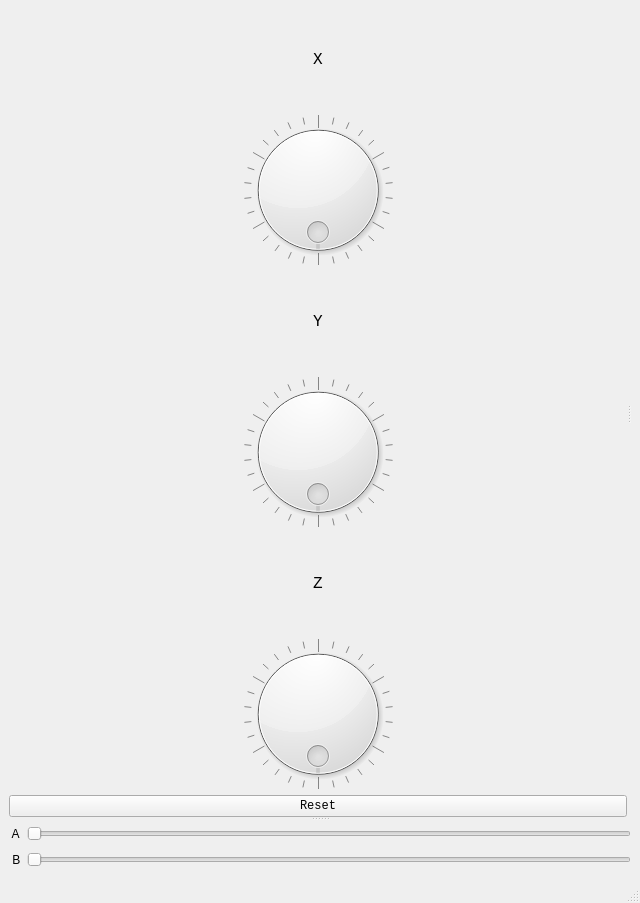
<?xml version="1.0" encoding="UTF-8"?>
<ui version="4.0">
 <class>ax1</class>
 <widget class="QMainWindow" name="ax1">
  <property name="geometry">
   <rect>
    <x>0</x>
    <y>0</y>
    <width>640</width>
    <height>903</height>
   </rect>
  </property>
  <property name="windowTitle">
   <string>Триакістетраедр - Triakis tetrahedron</string>
  </property>
  <property name="layoutDirection">
   <enum>Qt::LeftToRight</enum>
  </property>
  <widget class="QWidget" name="centralwidget">
   <layout class="QVBoxLayout" name="verticalLayout_3">
    <item>
     <widget class="QSplitter" name="splitter_2">
      <property name="orientation">
       <enum>Qt::Vertical</enum>
      </property>
      <widget class="QSplitter" name="splitter">
       <property name="orientation">
        <enum>Qt::Horizontal</enum>
       </property>
       <widget class="QWidget" name="layoutWidget">
        <layout class="QVBoxLayout" name="verticalLayout_2">
         <item>
          <layout class="QVBoxLayout" name="verticalLayout">
           <item>
            <widget class="QLabel" name="label_6">
             <property name="font">
              <font>
               <family>Consolas</family>
               <pointsize>12</pointsize>
              </font>
             </property>
             <property name="text">
              <string>X</string>
             </property>
             <property name="alignment">
              <set>Qt::AlignCenter</set>
             </property>
            </widget>
           </item>
           <item>
            <widget class="QDial" name="dial">
             <property name="minimumSize">
              <size>
               <width>150</width>
               <height>150</height>
              </size>
             </property>
             <property name="maximum">
              <number>360</number>
             </property>
             <property name="singleStep">
              <number>3</number>
             </property>
             <property name="invertedAppearance">
              <bool>false</bool>
             </property>
             <property name="invertedControls">
              <bool>false</bool>
             </property>
             <property name="wrapping">
              <bool>true</bool>
             </property>
             <property name="notchesVisible">
              <bool>true</bool>
             </property>
            </widget>
           </item>
           <item>
            <widget class="QLabel" name="label_7">
             <property name="font">
              <font>
               <family>Consolas</family>
               <pointsize>12</pointsize>
              </font>
             </property>
             <property name="text">
              <string>Y</string>
             </property>
             <property name="alignment">
              <set>Qt::AlignCenter</set>
             </property>
            </widget>
           </item>
           <item>
            <widget class="QDial" name="dial_2">
             <property name="minimumSize">
              <size>
               <width>150</width>
               <height>150</height>
              </size>
             </property>
             <property name="maximum">
              <number>360</number>
             </property>
             <property name="singleStep">
              <number>3</number>
             </property>
             <property name="wrapping">
              <bool>true</bool>
             </property>
             <property name="notchesVisible">
              <bool>true</bool>
             </property>
            </widget>
           </item>
           <item>
            <widget class="QLabel" name="label_8">
             <property name="font">
              <font>
               <family>Consolas</family>
               <pointsize>12</pointsize>
              </font>
             </property>
             <property name="text">
              <string>Z</string>
             </property>
             <property name="alignment">
              <set>Qt::AlignCenter</set>
             </property>
            </widget>
           </item>
           <item>
            <widget class="QDial" name="dial_3">
             <property name="minimumSize">
              <size>
               <width>150</width>
               <height>150</height>
              </size>
             </property>
             <property name="maximum">
              <number>360</number>
             </property>
             <property name="singleStep">
              <number>3</number>
             </property>
             <property name="orientation">
              <enum>Qt::Horizontal</enum>
             </property>
             <property name="wrapping">
              <bool>true</bool>
             </property>
             <property name="notchesVisible">
              <bool>true</bool>
             </property>
            </widget>
           </item>
          </layout>
         </item>
         <item>
          <widget class="QPushButton" name="pushButton">
           <property name="minimumSize">
            <size>
             <width>0</width>
             <height>0</height>
            </size>
           </property>
           <property name="maximumSize">
            <size>
             <width>11111111</width>
             <height>16777215</height>
            </size>
           </property>
           <property name="font">
            <font>
             <family>Consolas</family>
            </font>
           </property>
           <property name="styleSheet">
            <string notr="true">selection-color: rgb(110, 244, 0);</string>
           </property>
           <property name="text">
            <string>Reset</string>
           </property>
          </widget>
         </item>
        </layout>
       </widget>
       <widget class="QWidget" name="horizontalLayoutWidget">
        <layout class="QHBoxLayout" name="horizontalLayout"/>
       </widget>
      </widget>
      <widget class="QWidget" name="gridLayoutWidget">
       <layout class="QGridLayout" name="gridLayout_2">
        <item row="0" column="0">
         <widget class="QLabel" name="label">
          <property name="text">
           <string> A</string>
          </property>
         </widget>
        </item>
        <item row="1" column="0">
         <widget class="QLabel" name="label_2">
          <property name="text">
           <string> B</string>
          </property>
         </widget>
        </item>
        <item row="0" column="1">
         <widget class="QSlider" name="Y">
          <property name="orientation">
           <enum>Qt::Horizontal</enum>
          </property>
         </widget>
        </item>
        <item row="1" column="1">
         <widget class="QSlider" name="Z">
          <property name="orientation">
           <enum>Qt::Horizontal</enum>
          </property>
         </widget>
        </item>
       </layout>
      </widget>
     </widget>
    </item>
   </layout>
  </widget>
  <widget class="QMenuBar" name="menubar">
   <property name="geometry">
    <rect>
     <x>0</x>
     <y>0</y>
     <width>640</width>
     <height>22</height>
    </rect>
   </property>
  </widget>
  <widget class="QStatusBar" name="statusbar"/>
 </widget>
 <resources/>
 <connections/>
</ui>
